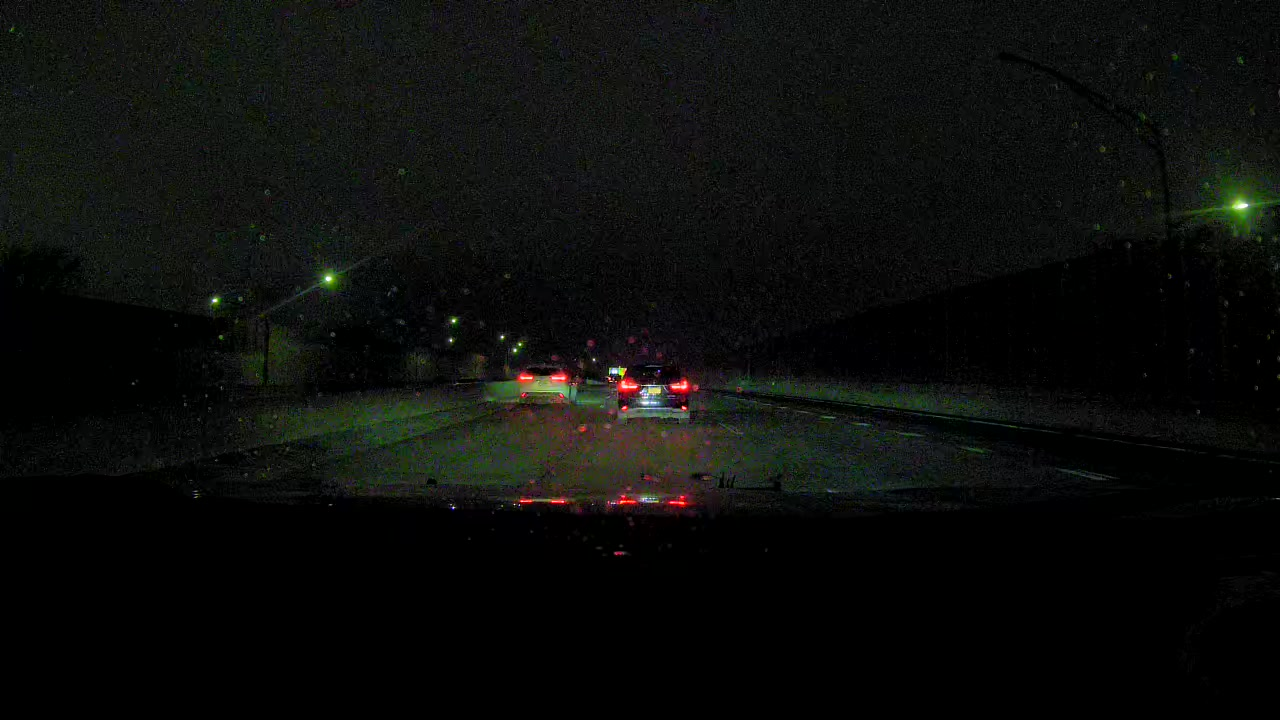
#> input picture data/image/example00001.jpg, 1280 x 720 px
$ python -i gamma_visual.py   (imports and definitions only)
#> lines starting #> are read from the running program, lines starting #| are printed output that depends on the picture
#> further down, picture is the input picture: shape (720, 1280, 3); mean B, G, R 10.8, 13, 11.7
import cv2
import numpy as np
from typing import Tuple


def apply_gamma_correction(
    image: np.ndarray,
    gamma: float = 1.5,
    colorspace: str = "LAB",
) -> np.ndarray:
    """
    Apply Gamma Correction to the luminance channel of a BGR image.

    Human eyes perceive brightness non-linearly. Gamma correction adjusts the
    luminance to match this perception, stretching details in the shadows
    without over-saturating highlights.

    Formula: Output = Input ^ (1 / gamma)

    Parameters
    ----------
    image : np.ndarray
        Input image in BGR format (uint8).
    gamma : float, optional
        Gamma value.
        - gamma > 1.0: Brightens shadows (ideal for night vision).
        - gamma < 1.0: Darkens the image.
        Typical values for night enhancement: 1.2 to 2.2.
    colorspace : str, optional
        Color space to use for luminance separation. Supported: "LAB", "YCrCb".

    Returns
    -------
    np.ndarray
        BGR image with gamma correction applied to the luminance channel.
    """
#> called with gamma = 1.5, colorspace = 'LAB'

    if image is None:
        raise ValueError("Input image is None")

    if image.dtype != np.uint8:
        raise ValueError("Input image must be uint8")

    if colorspace.upper() not in {"LAB", "YCRCB"}:
        raise ValueError("colorspace must be 'LAB' or 'YCrCb'")

    # 1. Build a Look-Up Table (LUT) for performance
    # This avoids calculating the power function for every single pixel.
    inv_gamma = 1.0 / gamma
    table = np.array([
        ((i / 255.0) ** inv_gamma) * 255
        for i in np.arange(0, 256)
    ]).astype("uint8")

    # 2. Convert to the desired colorspace and split channels
    if colorspace.upper() == "LAB":
        converted = cv2.cvtColor(image, cv2.COLOR_BGR2LAB)
#> converted: shape (720, 1280, 3); mean of channels 0, 1, 2 11.4, 127, 129.2
        l, a, b = cv2.split(converted)
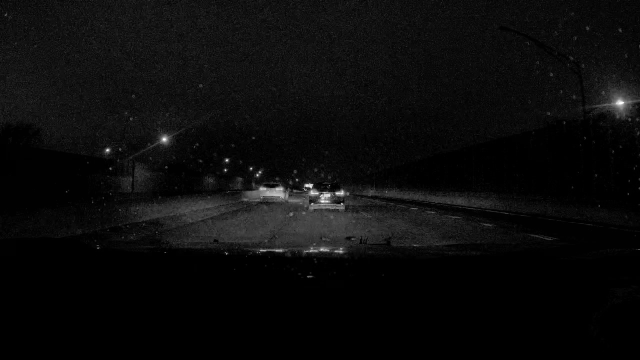
#> l: shape (720, 1280) (shown at 1/2 size); min 0, max 254, mean 11.4
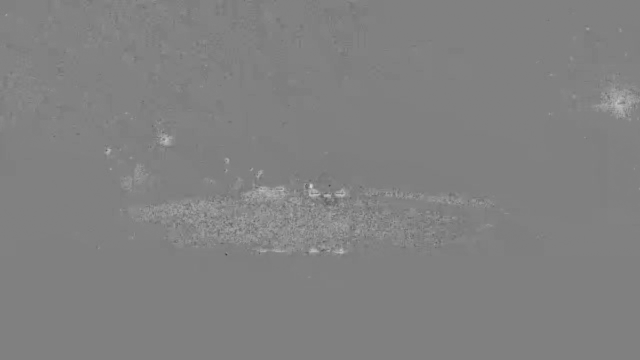
#> b: shape (720, 1280) (shown at 1/2 size); min 61, max 217, mean 129.2

        # Apply LUT to the L (luminance) channel
        l_gamma = cv2.LUT(l, table)
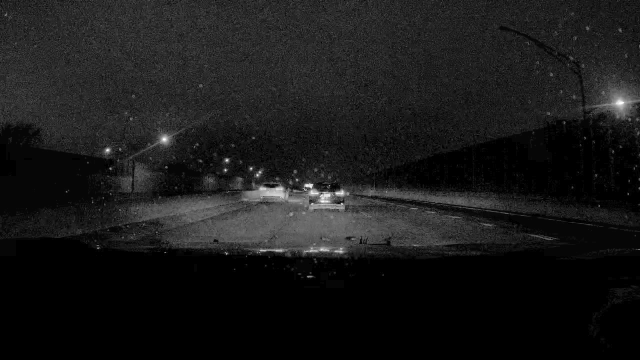
#> l_gamma: shape (720, 1280) (shown at 1/2 size); min 0, max 254, mean 25.1

        output_converted = cv2.merge((l_gamma, a, b))
#> output_converted: shape (720, 1280, 3); mean of channels 0, 1, 2 25.1, 127, 129.2
        output = cv2.cvtColor(output_converted, cv2.COLOR_LAB2BGR)
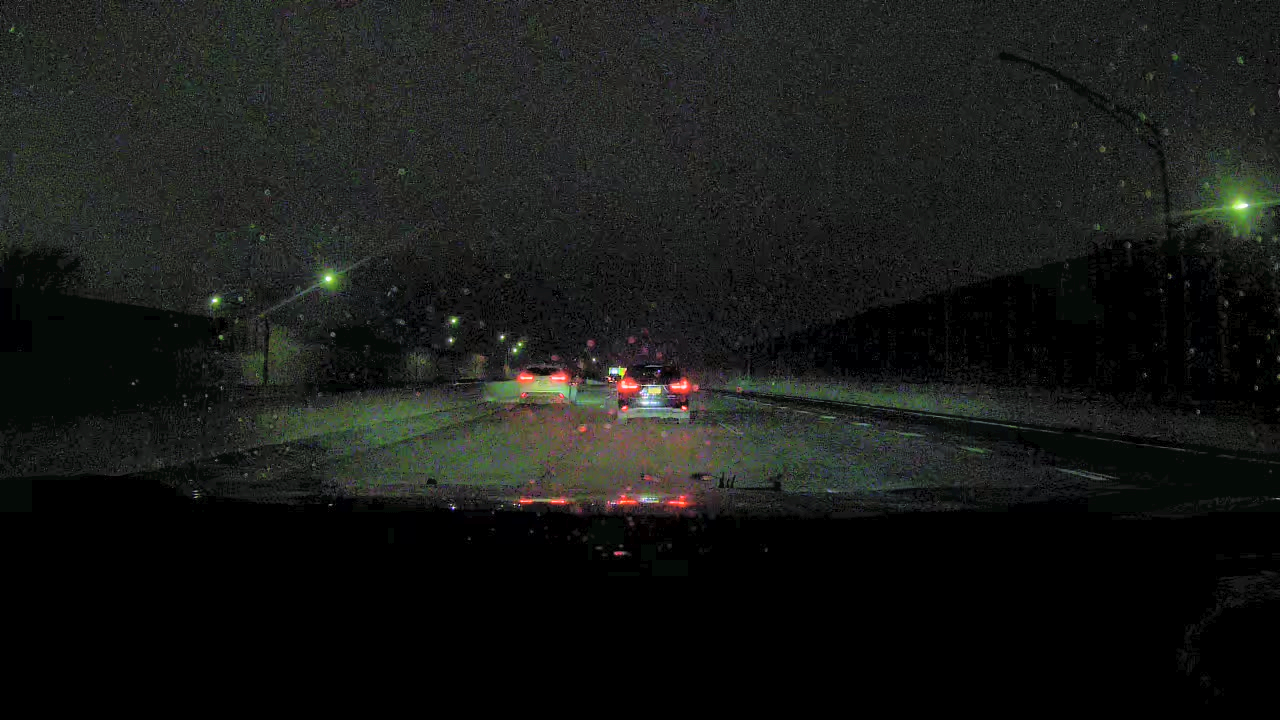
#> output: shape (720, 1280, 3); mean B, G, R 22.9, 25.3, 23.7

    else:  # YCrCb
        converted = cv2.cvtColor(image, cv2.COLOR_BGR2YCrCb)
        y, cr, cb = cv2.split(converted)

        # Apply LUT to the Y (luminance) channel
        y_gamma = cv2.LUT(y, table)

        output_converted = cv2.merge((y_gamma, cr, cb))
        output = cv2.cvtColor(output_converted, cv2.COLOR_YCrCb2BGR)

    return output

>>> import cv2
>>> picture = cv2.imread('../../../../data/image/example00001.jpg')
>>> result = apply_gamma_correction(picture)

$ run again, on data/image/example00002.jpg
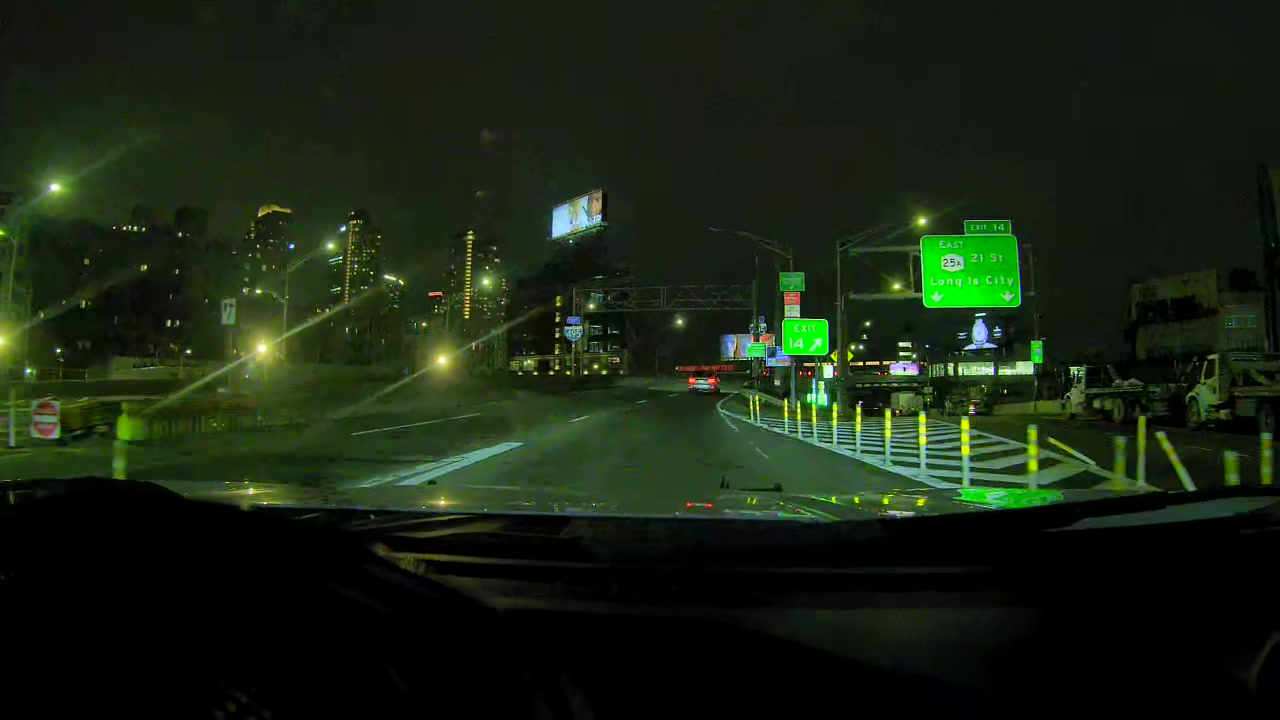
#> input picture data/image/example00002.jpg, 1280 x 720 px
#> picture is the input picture: shape (720, 1280, 3); mean B, G, R 18.9, 35.6, 24.5
#> converted: shape (720, 1280, 3); mean of channels 0, 1, 2 33.1, 120.6, 136.3
#> in apply_gamma_correction, `l, a, b = cv2.split(converted)`:
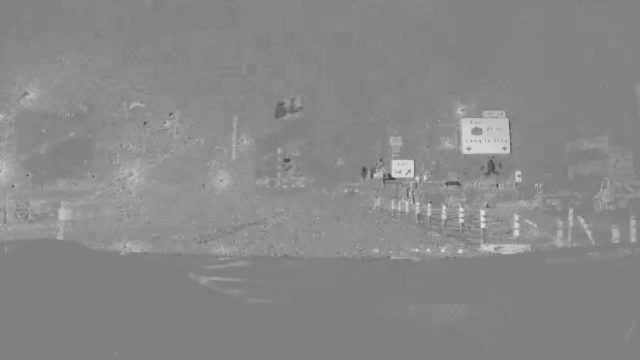
#> b: shape (720, 1280) (shown at 1/2 size); min 58, max 222, mean 136.3
#> output_converted: shape (720, 1280, 3); mean of channels 0, 1, 2 55.6, 120.6, 136.3
#> in apply_gamma_correction, `output = cv2.cvtColor(output_converted, cv2.COLOR_LAB2BGR)`:
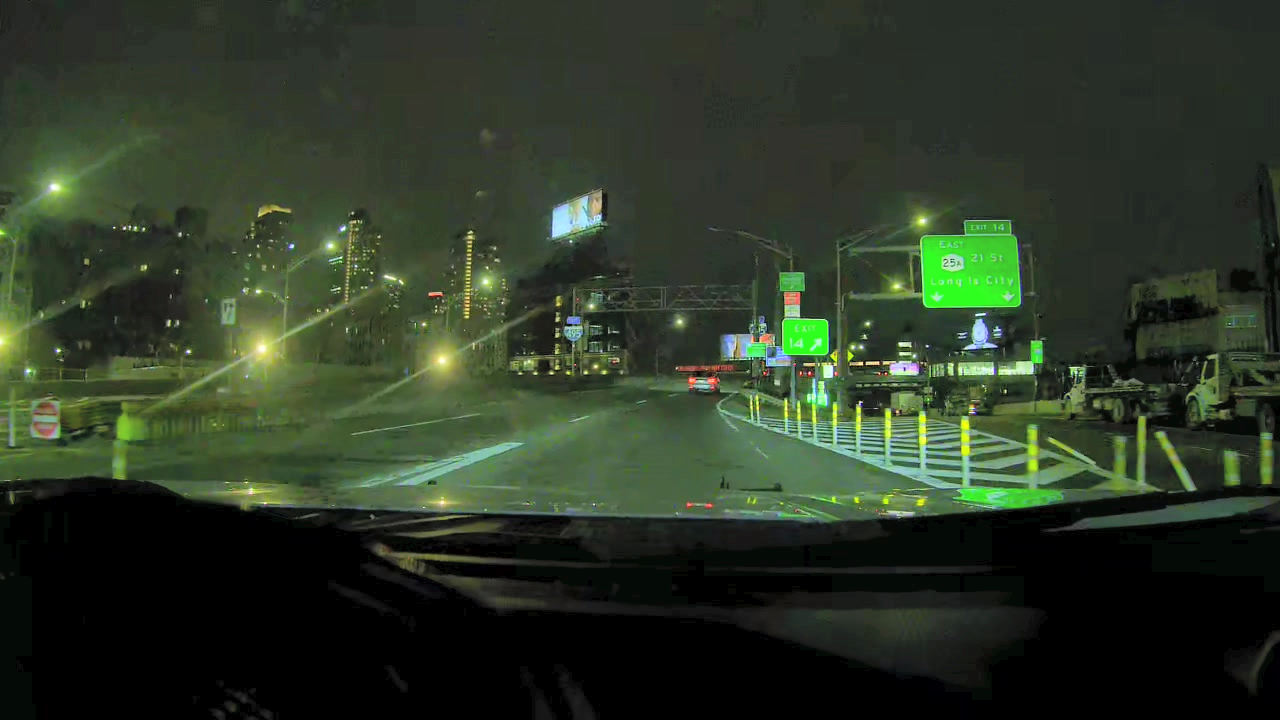
#> output: shape (720, 1280, 3); mean B, G, R 38.6, 55.7, 44.4

$ run again, on data/image/example00003.jpg
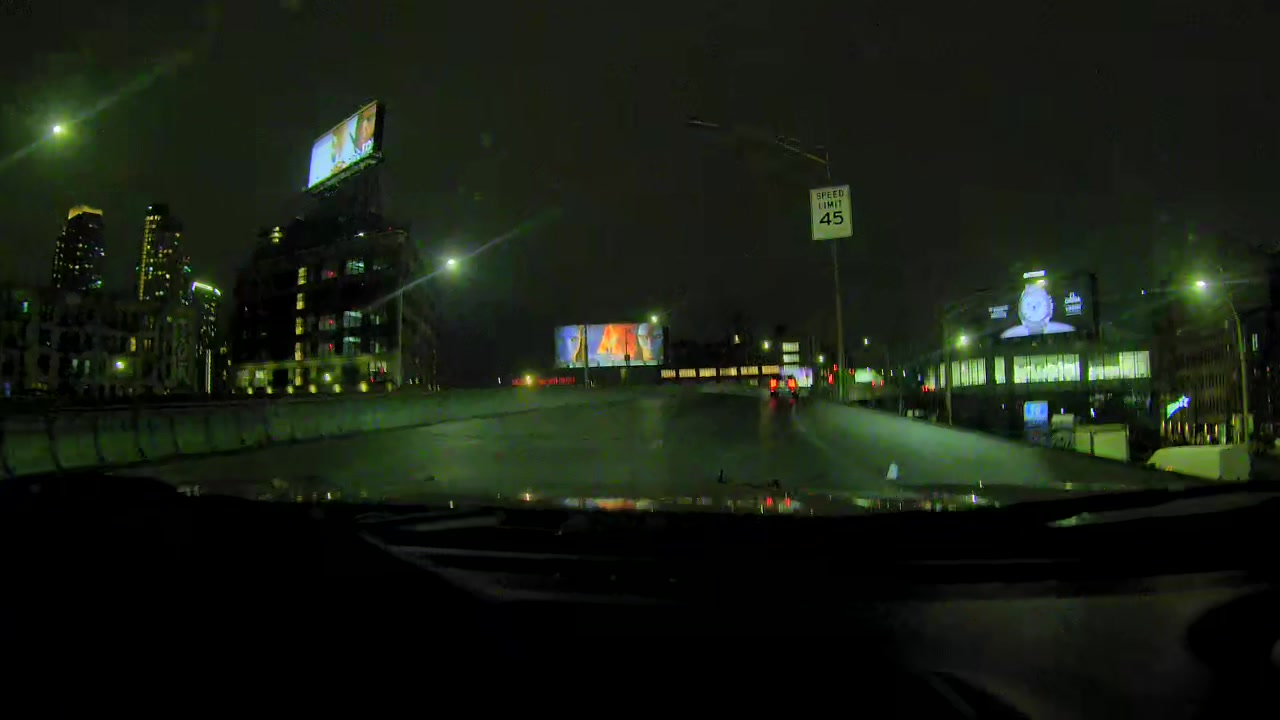
#> input picture data/image/example00003.jpg, 1280 x 720 px
#> picture is the input picture: shape (720, 1280, 3); mean B, G, R 18.3, 29.1, 22.9
#> converted: shape (720, 1280, 3); mean of channels 0, 1, 2 26.8, 123.3, 133.7
#> in apply_gamma_correction, `l, a, b = cv2.split(converted)`:
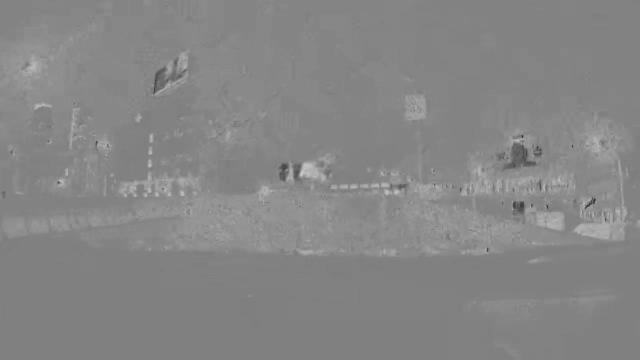
#> b: shape (720, 1280) (shown at 1/2 size); min 37, max 203, mean 133.7
#> output_converted: shape (720, 1280, 3); mean of channels 0, 1, 2 48.4, 123.3, 133.7
#> in apply_gamma_correction, `output = cv2.cvtColor(output_converted, cv2.COLOR_LAB2BGR)`:
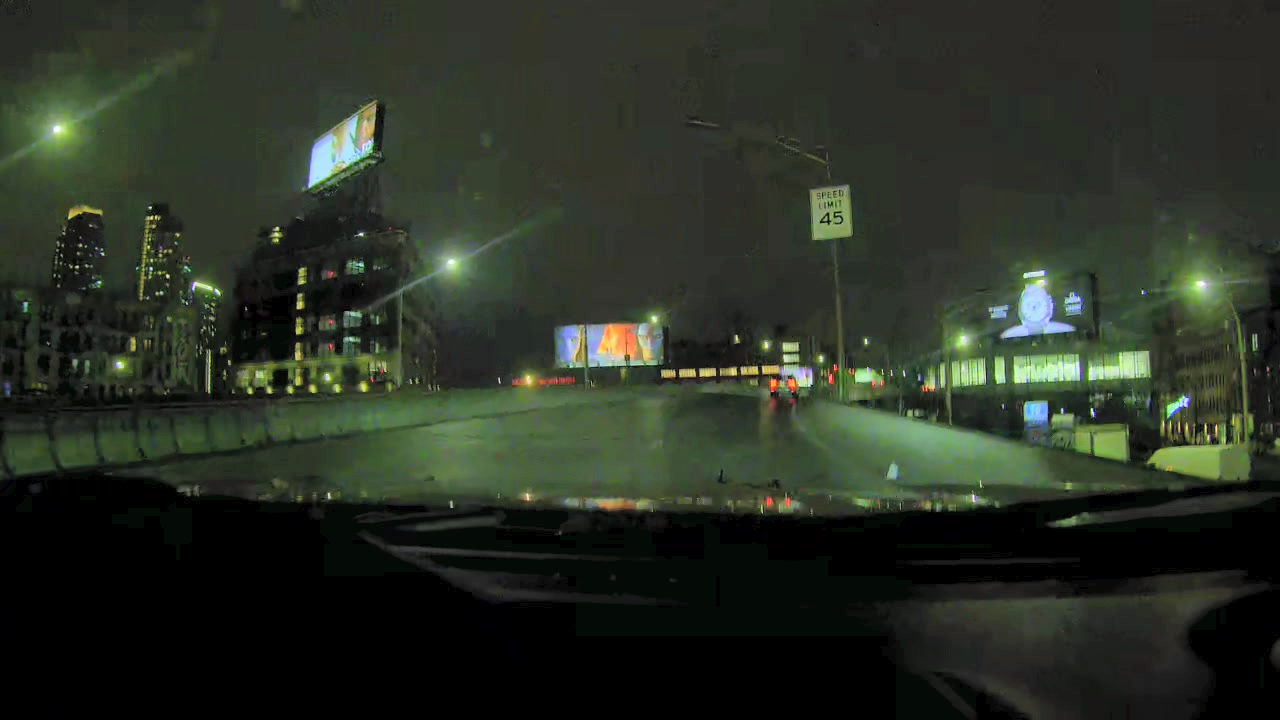
#> output: shape (720, 1280, 3); mean B, G, R 36.7, 48, 41.4
